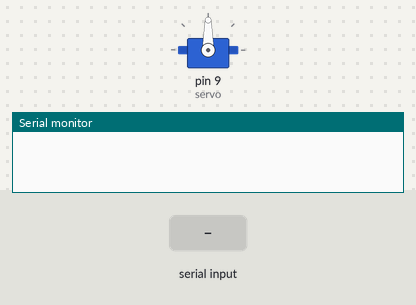
Bench run of a sketch on a simulated Arduino Uno, built with avr-gcc and run on an emulated ATmega328P. Shown: servo, the last lines printed to the serial monitor. The inputs (shaded band) are chosen by the test bench.

Above: at 1.2 s.
1.3 s: "90,45\n" received over Serial
At 3.5 s:
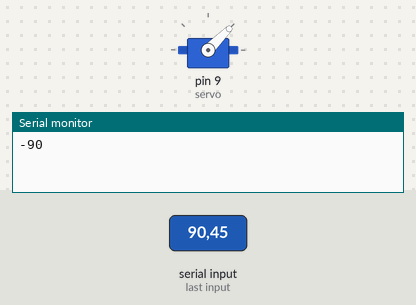
3.8 s: "30,150\n" received over Serial
At 5.6 s:
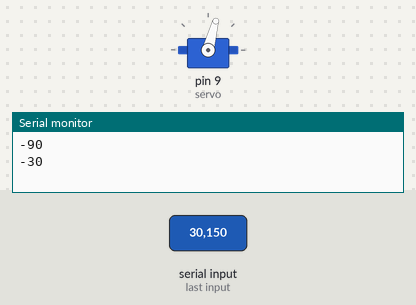
6.3 s: "200\n" received over Serial
At 8.5 s:
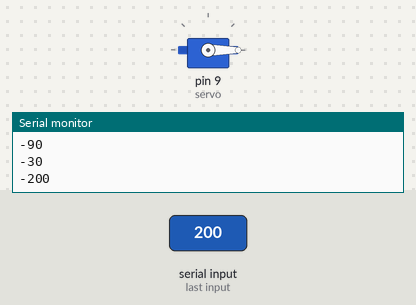
8.8 s: "90\n" received over Serial
At 10.5 s:
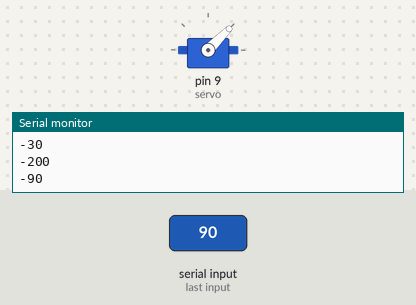
Timing chart, 0 to 12.0 s (numbered marks = the images above; inputs shaded):
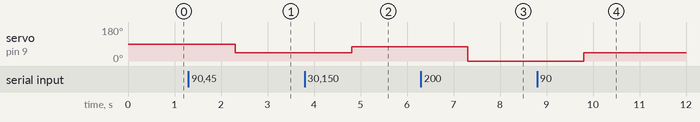

The sketch:

q3.ino
```cpp
#include <Servo.h>

Servo servo;

void setup() {
  // put your setup code here, to run once:
  Serial.begin(9600);
  servo.attach(9, 1000, 2000);

}

int ServoMap(int x){
  return map(x, -180, 180, 1000, 2000);
}

String incoming = "";

void loop() {
  // put your main code here, to run repeatedly:
  if(Serial.available() > 0){
    incoming = Serial.readString();
    Serial.println(-1 * incoming.toInt());
    servo.writeMicroseconds(ServoMap(-1 * incoming.toInt()));
  }

}
```

Measured:
- after the input at 1.3 s, servo on pin 9 (servo): 90° → 45° after 1.0 s
- after the input at 3.8 s, servo on pin 9 (servo): 45° → 75° after 1.0 s
- after the input at 6.3 s, servo on pin 9 (servo): 75° → 0° after 1.0 s
- after the input at 8.8 s, servo on pin 9 (servo): 0° → 45° after 1.0 s
